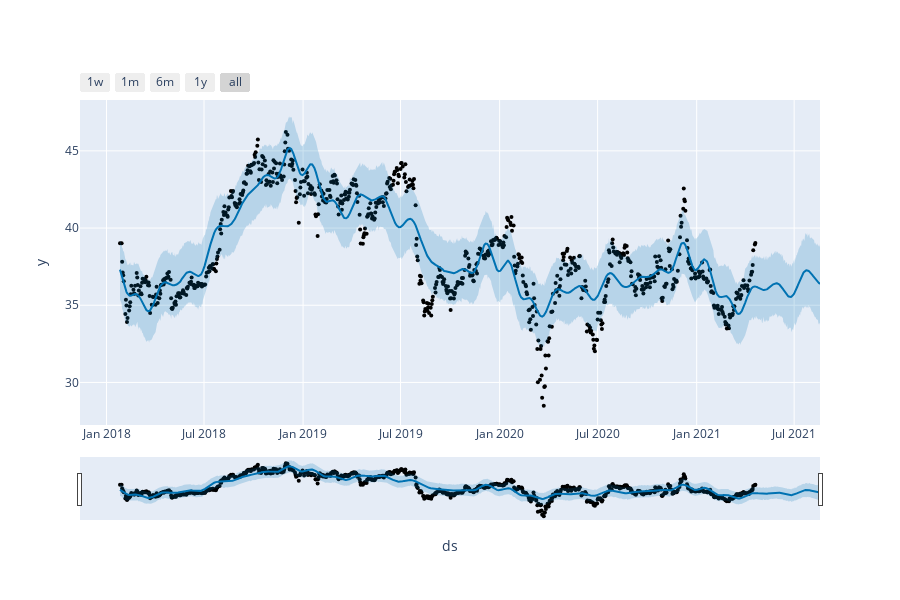

Source (notebook cell):
### Code cell
from prophet.plot import plot_plotly, plot_components_plotly

plot_plotly(model, forecast)

### Figure 1 — Plotly figure (JSON) as saved in the notebook; plotly's stock layout.template omitted (floating-point values rounded to 4 significant figures; data arrays with more than 128 entries replaced by an {"elided": "..."} marker saying what was removed)
{"data": [{"marker": {"color": "black", "size": 4}, "mode": "markers", "name": "Actual", "type": "scatter", "x": {"elided": "813 str values"}, "y": {"elided": "813 float values"}}, {"hoverinfo": "skip", "line": {"width": 0}, "mode": "lines", "type": "scatter", "x": {"elided": "933 str values"}, "y": {"elided": "933 float values"}}, {"fill": "tonexty", "fillcolor": "rgba(0, 114, 178, 0.2)", "line": {"color": "#0072B2", "width": 2}, "mode": "lines", "name": "Predicted", "type": "scatter", "x": {"elided": "933 str values"}, "y": {"elided": "933 float values"}}, {"fill": "tonexty", "fillcolor": "rgba(0, 114, 178, 0.2)", "hoverinfo": "skip", "line": {"width": 0}, "mode": "lines", "type": "scatter", "x": {"elided": "933 str values"}, "y": {"elided": "933 float values"}}], "layout": {"height": 600, "showlegend": false, "width": 900, "xaxis": {"rangeselector": {"buttons": [{"count": 7, "label": "1w", "step": "day", "stepmode": "backward"}, {"count": 1, "label": "1m", "step": "month", "stepmode": "backward"}, {"count": 6, "label": "6m", "step": "month", "stepmode": "backward"}, {"count": 1, "label": "1y", "step": "year", "stepmode": "backward"}, {"step": "all"}]}, "rangeslider": {"visible": true}, "title": {"text": "ds"}, "type": "date"}, "yaxis": {"title": {"text": "y"}}}}
